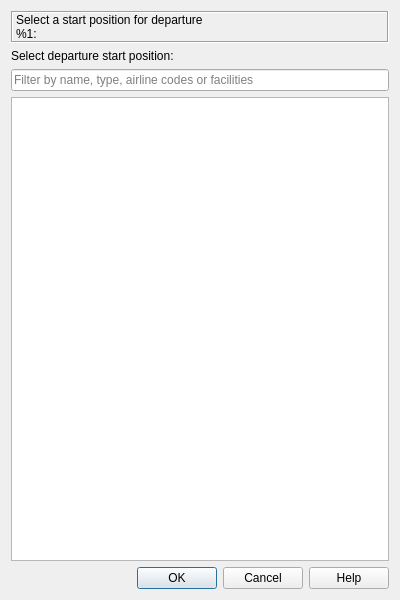
<?xml version="1.0" encoding="UTF-8"?>
<ui version="4.0">
 <class>ParkingDialog</class>
 <widget class="QDialog" name="ParkingDialog">
  <property name="geometry">
   <rect>
    <x>0</x>
    <y>0</y>
    <width>400</width>
    <height>600</height>
   </rect>
  </property>
  <property name="windowTitle">
   <string>Little Navmap - Select Start Position for Flight Plan</string>
  </property>
  <layout class="QVBoxLayout" name="verticalLayout">
   <item>
    <widget class="QLabel" name="labelSelectParking">
     <property name="frameShape">
      <enum>QFrame::Box</enum>
     </property>
     <property name="frameShadow">
      <enum>QFrame::Sunken</enum>
     </property>
     <property name="text">
      <string>Select a start position for departure&lt;br/&gt;%1:</string>
     </property>
     <property name="wordWrap">
      <bool>true</bool>
     </property>
     <property name="margin">
      <number>5</number>
     </property>
     <property name="textInteractionFlags">
      <set>Qt::LinksAccessibleByMouse|Qt::TextSelectableByMouse</set>
     </property>
    </widget>
   </item>
   <item>
    <widget class="QLabel" name="labelParkingSelectionHeader">
     <property name="text">
      <string>Select departure start position:</string>
     </property>
     <property name="textInteractionFlags">
      <set>Qt::LinksAccessibleByMouse|Qt::TextSelectableByMouse</set>
     </property>
    </widget>
   </item>
   <item>
    <widget class="QLineEdit" name="lineEditSelectParkingFilter">
     <property name="toolTip">
      <string>Filter entries by name, type, airline codes or facilities containing given text</string>
     </property>
     <property name="text">
      <string/>
     </property>
     <property name="placeholderText">
      <string>Filter by name, type, airline codes or facilities</string>
     </property>
     <property name="clearButtonEnabled">
      <bool>true</bool>
     </property>
    </widget>
   </item>
   <item>
    <widget class="QTableWidget" name="tableWidgetSelectParking">
     <property name="toolTip">
      <string>Choose a start position for the departure airport.</string>
     </property>
     <property name="editTriggers">
      <set>QAbstractItemView::NoEditTriggers</set>
     </property>
     <property name="showDropIndicator" stdset="0">
      <bool>false</bool>
     </property>
     <property name="dragDropOverwriteMode">
      <bool>false</bool>
     </property>
     <property name="alternatingRowColors">
      <bool>true</bool>
     </property>
     <property name="selectionMode">
      <enum>QAbstractItemView::SingleSelection</enum>
     </property>
     <property name="selectionBehavior">
      <enum>QAbstractItemView::SelectRows</enum>
     </property>
     <property name="textElideMode">
      <enum>Qt::ElideNone</enum>
     </property>
     <property name="horizontalScrollMode">
      <enum>QAbstractItemView::ScrollPerPixel</enum>
     </property>
     <property name="wordWrap">
      <bool>false</bool>
     </property>
     <property name="cornerButtonEnabled">
      <bool>false</bool>
     </property>
     <attribute name="horizontalHeaderMinimumSectionSize">
      <number>20</number>
     </attribute>
     <attribute name="horizontalHeaderStretchLastSection">
      <bool>true</bool>
     </attribute>
     <attribute name="verticalHeaderVisible">
      <bool>false</bool>
     </attribute>
    </widget>
   </item>
   <item>
    <widget class="QDialogButtonBox" name="buttonBoxSelectParking">
     <property name="orientation">
      <enum>Qt::Horizontal</enum>
     </property>
     <property name="standardButtons">
      <set>QDialogButtonBox::Cancel|QDialogButtonBox::Help|QDialogButtonBox::Ok</set>
     </property>
    </widget>
   </item>
  </layout>
 </widget>
 <resources/>
 <connections/>
</ui>
